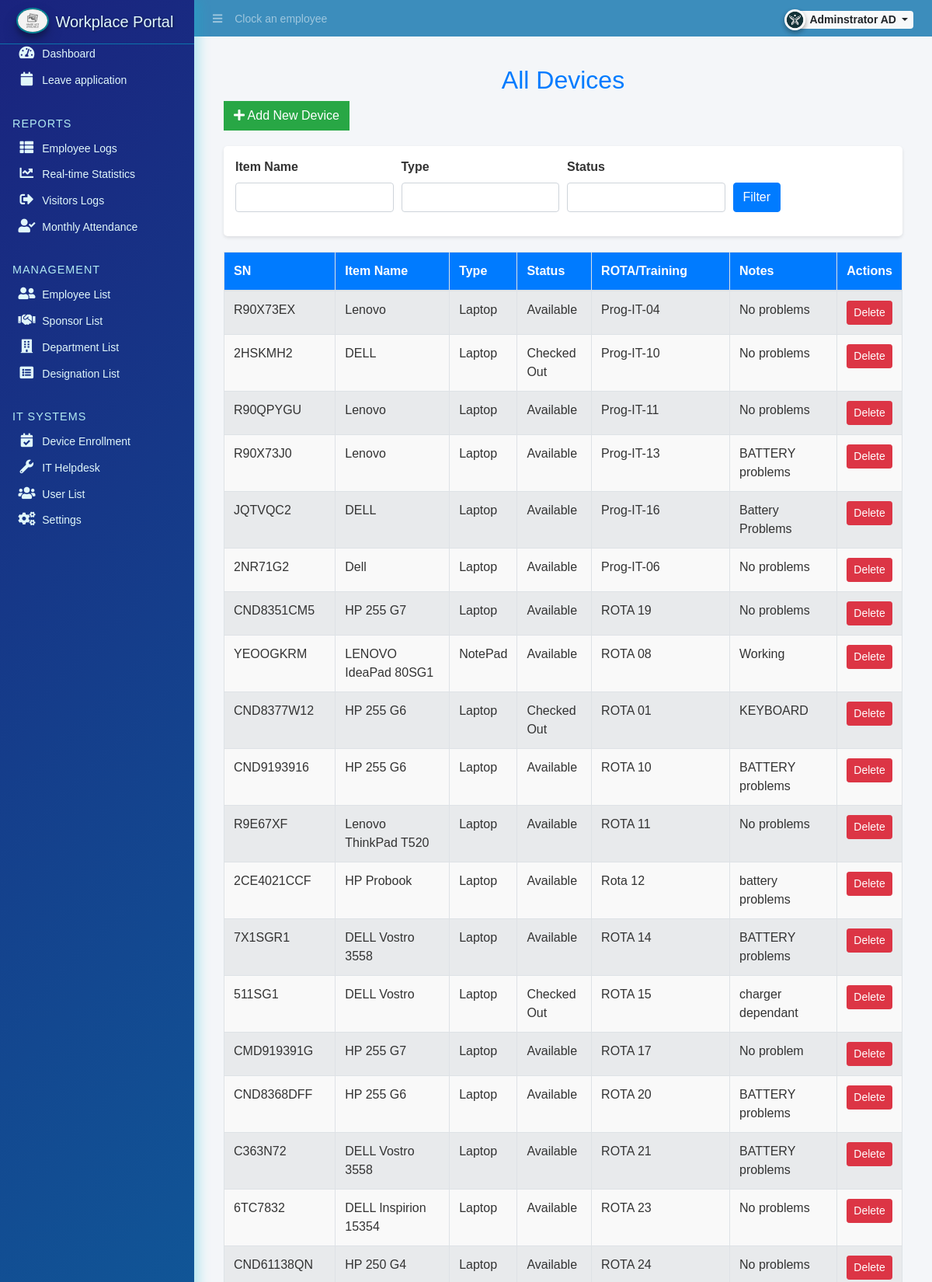
/admin/?page=maintenance/allDevices (signed in, upper part), run on the app's committed database.
### tables this page shows
CREATE TABLE `Laptops` (
  `SN` varchar(13) DEFAULT NULL,
  `Item name` varchar(20) DEFAULT NULL,
  `Type` varchar(7) DEFAULT NULL,
  `Status` varchar(11) DEFAULT NULL,
  `ROTA OR Training` varchar(27) DEFAULT NULL,
  `Notes` varchar(27) DEFAULT NULL,
  `id` int(11) NOT NULL
);

### admin/maintenance/allDevices.php (the view, shortened to what this page needs)
<?php
$host = 'localhost';
$username = 'tarryn_Lindokuhle';
$password = 'L1nd0kuhle';
$database = 'tarryn_workplaceportal';
$conn = new mysqli($host, $username, $password, $database);
$searchItemName = isset($_GET['item_name']) ? $_GET['item_name'] : '';
$searchType = isset($_GET['type']) ? $_GET['type'] : '';
$searchStatus = isset($_GET['status']) ? $_GET['status'] : '';
$sql = "SELECT * FROM Laptops WHERE 1=1";
$result = $conn->query($sql);
?>
<!DOCTYPE html>
<html lang="en">
<head>
    <link rel="stylesheet" href="https://stackpath.bootstrapcdn.com/bootstrap/4.5.2/css/bootstrap.min.css">
</head>
<body>
    <div class="container">
        <div class="header">
            <h1>All Devices</h1>
            <a href="<?php echo base_url ?>admin/?page=maintenance/adding" class="btn btn-flat btn-success"><span class="fas fa-plus"></span> Add New Device</a>
        </div>
        <div class="filter-form">
            <form method="GET" action="">
                <div class="form-row">
                    <div class="form-group col-md-3">
                        <label for="item_name">Item Name</label>
                        <input type="text" class="form-control" id="item_name" name="item_name" value="<?php echo htmlspecialchars($searchItemName); ?>">
                    </div>
                    <div class="form-group col-md-3">
                        <label for="type">Type</label>
                        <input type="text" class="form-control" id="type" name="type" value="<?php echo htmlspecialchars($searchType); ?>">
                    </div>
                    <div class="form-group col-md-3">
                        <label for="status">Status</label>
                        <input type="text" class="form-control" id="status" name="status" value="<?php echo htmlspecialchars($searchStatus); ?>">
                    </div>
                    <div class="form-group col-md-3 d-flex align-items-end">
                        <button type="submit" class="btn btn-primary">Filter</button>
                    </div>
                </div>
            </form>
        </div>
        <table class="table table-striped table-bordered">
            <thead>
                <tr>
                    <th>SN</th>
                    <th>Item Name</th>
                    <th>Type</th>
                    <th>Status</th>
                    <th>ROTA/Training</th>
                    <th>Notes</th>
                    <th>Actions</th>
                </tr>
            </thead>
            <tbody>
                <?php
                if ($result->num_rows > 0) {
                    while($row = $result->fetch_assoc()) {
                        echo "<tr>";
                        echo "<td>" . htmlspecialchars($row['SN']) . "</td>";
                        echo "<td>" . htmlspecialchars($row['Item name']) . "</td>";
                        echo "<td>" . htmlspecialchars($row['Type']) . "</td>";
                        echo "<td>" . htmlspecialchars($row['Status']) . "</td>";
                        echo "<td>" . htmlspecialchars($row['ROTA OR Training']) . "</td>";
                        echo "<td>" . htmlspecialchars($row['Notes']) . "</td>";
                        echo "<td>
                            <a href='?delete=" . urlencode($row['id']) . "&item_name=" . urlencode($searchItemName) . "&type=" . urlencode($searchType) . "&status=" . urlencode($searchStatus) . "' class='btn btn-danger btn-sm' onclick='return confirm(\"Are you sure you want to delete this device?\");'>Delete</a>
                        </td>";
                        echo "</tr>";
                    }
                } else {
                    echo "<tr><td colspan='7' class='no-data'>No devices found</td></tr>";
                }
                ?>
            </tbody>
        </table>
    </div>
</body>
</html>

### admin/maintenance/allDevices.php (style rules this page uses)
body { font-family: Arial, sans-serif; background-color: #f4f7f6; color: #333; }
.container { margin-top: 20px; }
.header { margin-bottom: 20px; }
.header h1 { font-size: 2rem; color: #007bff; text-align: center; }
.btn-flat { border-radius: 0; }
.filter-form { margin-bottom: 20px; padding: 15px; background-color: #fff; border-radius: 5px; box-shadow: 0 2px 4px rgba(0, 0, 0, 0.1); }
table { width: 100%; border-collapse: collapse; }
th, td { padding: 15px; text-align: left; border-bottom: 1px solid #dee2e6; }
th { background-color: #007bff; color: white; font-weight: bold; }
tr:nth-child(even) { background-color: #f9f9f9; }

### data on the page
laptops: SN "R90X73EX", Item name "Lenovo", Type "Laptop", Status "Available", ROTA OR Training "Prog-IT-04", Notes "No problems"
laptops: SN "2HSKMH2", Item name "DELL", Type "Laptop", Status "Checked Out", ROTA OR Training "Prog-IT-10", Notes "No problems"
laptops: SN "R90QPYGU", Item name "Lenovo", Type "Laptop", Status "Available", ROTA OR Training "Prog-IT-11", Notes "No problems"
laptops: SN "R90X73J0", Item name "Lenovo", Type "Laptop", Status "Available", ROTA OR Training "Prog-IT-13", Notes "BATTERY problems"
laptops: SN "JQTVQC2", Item name "DELL", Type "Laptop", Status "Available", ROTA OR Training "Prog-IT-16", Notes "Battery Problems"
laptops: SN "2NR71G2", Item name "Dell", Type "Laptop", Status "Available", ROTA OR Training "Prog-IT-06", Notes "No problems"
laptops: SN "CND8351CM5", Item name "HP 255 G7", Type "Laptop", Status "Available", ROTA OR Training "ROTA 19", Notes "No problems"
laptops: SN "YEOOGKRM", Item name "LENOVO IdeaPad 80SG1", Type "NotePad", Status "Available", ROTA OR Training "ROTA 08", Notes "Working"
laptops: SN "CND8377W12", Item name "HP 255 G6", Type "Laptop", Status "Checked Out", ROTA OR Training "ROTA 01", Notes "KEYBOARD"
laptops: SN "CND9193916", Item name "HP 255 G6", Type "Laptop", Status "Available", ROTA OR Training "ROTA 10", Notes "BATTERY problems"
laptops: SN "R9E67XF", Item name "Lenovo ThinkPad T520", Type "Laptop", Status "Available", ROTA OR Training "ROTA 11", Notes "No problems"
laptops: SN "2CE4021CCF", Item name "HP Probook", Type "Laptop", Status "Available", ROTA OR Training "Rota 12", Notes "battery problems"
laptops: SN "7X1SGR1", Item name "DELL Vostro 3558", Type "Laptop", Status "Available", ROTA OR Training "ROTA 14", Notes "BATTERY problems"
laptops: SN "511SG1", Item name "DELL Vostro", Type "Laptop", Status "Checked Out", ROTA OR Training "ROTA 15", Notes "charger dependant"
laptops: SN "CMD919391G", Item name "HP 255 G7", Type "Laptop", Status "Available", ROTA OR Training "ROTA 17", Notes "No problem"
laptops: SN "CND8368DFF", Item name "HP 255 G6", Type "Laptop", Status "Available", ROTA OR Training "ROTA 20", Notes "BATTERY problems"
laptops: SN "C363N72", Item name "DELL Vostro 3558", Type "Laptop", Status "Available", ROTA OR Training "ROTA 21", Notes "BATTERY problems"
laptops: SN "6TC7832", Item name "DELL Inspirion 15354", Type "Laptop", Status "Available", ROTA OR Training "ROTA 23", Notes "No problems"
laptops: SN "CND61138QN", Item name "HP 250 G4", Type "Laptop", Status "Available", ROTA OR Training "ROTA 24", Notes "No problems"

### other printed values
$_settings->userdata('firstname').' '.$_settings->userdata('lastname') "Adminstrator AD"
$_settings->info('short_name') "Workplace Portal"
